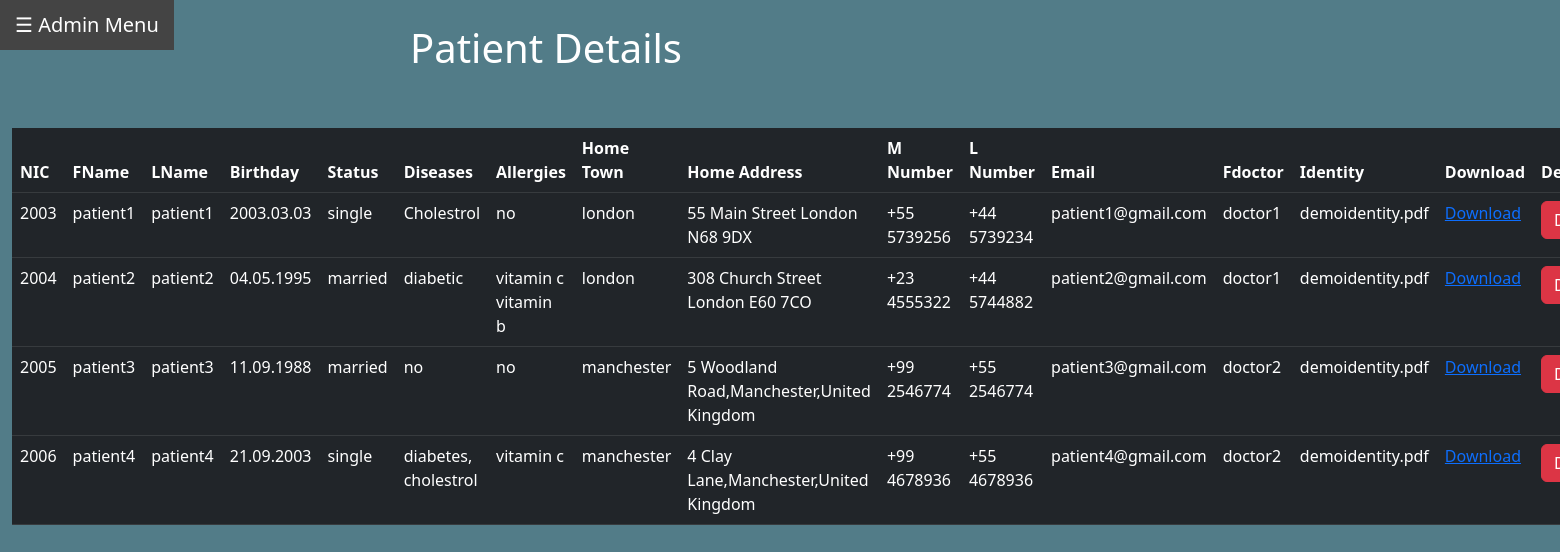
The page /project/patients.php (signed in) on the database its author committed.
### tables this page shows
CREATE TABLE `patients` (
  `NIC` int(11) NOT NULL,
  `Fname` varchar(255) NOT NULL,
  `Lname` varchar(255) NOT NULL,
  `Bday` varchar(255) NOT NULL,
  `MaritialStatus` varchar(255) NOT NULL,
  `Diseases` varchar(255) NOT NULL,
  `Allergies` varchar(255) NOT NULL,
  `HomeTown` varchar(255) NOT NULL,
  `HomeAddress` varchar(255) NOT NULL,
  `Pnumber` varchar(255) NOT NULL,
  `Lnumber` varchar(255) NOT NULL,
  `Email` varchar(255) NOT NULL,
  `Fdoctor` varchar(255) NOT NULL,
  `Identity` varchar(255) NOT NULL
);

### project/patientlogic.php (called while the page is built, shortened)
<?php
$conn = mysqli_connect('localhost', 'root', '', 'group44');
$sql = "SELECT * FROM `patients`";
$result = mysqli_query($conn, $sql);
$files = mysqli_fetch_all($result, MYSQLI_ASSOC);
?>

### project/patients.php (the view, shortened to what this page needs)
<?php include 'patientlogic.php';?>
<!DOCTYPE html>
<html lang="en">
<head>
    <link rel="stylesheet" href="patientregister.css">
    <link href="https://cdn.jsdelivr.net/npm/bootstrap@5.3.0-alpha3/dist/css/bootstrap.min.css" rel="stylesheet">
</head>
<body style="background-color:#527c88;color: #10217d;">
<div class="up"><button class="openbtn" onclick="openNav()">☰ Admin Menu</button> </div>
<br>
<div class="divL" style="margin-left: 0%;">
    <h1 align="center" style="color: white;">Patient Details</h1><br><br>
<div class="container">
<table class="table table-dark table-hover">
<thead>
<th  >NIC</th>
<th style="width:300px";>FName</th>
<th >LName</th>
<th >Birthday</th>
<th > Status</th>
<th >Diseases</th>
<th >Allergies</th>
<th >Home Town</th>
<th >Home Address</th>
<th >M Number</th>
<th>L Number</th>
<th >Email</th>
<th>Fdoctor</th>
<th >Identity</th>
<th >Download</th>
<th >Delete</th>
</thead>
<tbody>
  <?php foreach ($files as $file): ?>
    <tr>
      <td><?php echo $file['NIC']; ?></td>
      <td><?php echo $file['Fname']; ?></td>
      <td><?php echo $file['Lname']; ?></td>
      <td><?php echo $file['Bday']; ?></td>
      <td><?php echo $file['MaritialStatus']; ?></td>
      <td><?php echo $file['Diseases']; ?></td>
      <td><?php echo $file['Allergies']; ?></td>
      <td><?php echo $file['HomeTown']; ?></td>
      <td><?php echo $file['HomeAddress']; ?></td>
      <td><?php echo $file['Pnumber']; ?></td>
      <td><?php echo $file['Lnumber']; ?></td>
      <td><?php echo $file['Email']; ?></td>
      <td><?php echo $file['Fdoctor']; ?></td>
      <td><?php echo $file['Identity']; ?></td>
      <td><a href="patients.php?file_id=<?php echo $file['NIC'] ?>">Download</a></td>
      <td><a href="delete.php?NIC=<?php echo $file['NIC'] ?>" class = 'btn btn-danger'>Delete</a></td>
    </tr>
  <?php endforeach;?>
</tbody>
</table>
</div>
</div>
</body>
</html>

### project/patientregister.css (style rules this page uses)
.openbtn { font-size: 20px; cursor: pointer; background-color:#2e4450; color: white; padding: 10px 15px; border: none; position: fixed; }
.divL { width: 70%; height: 800px; float: left; margin-left: 15%; }
.up { width: 100%; float: left; }

### rows shown on the page
patients: NIC "2003", Fname "patient1", Lname "patient1", Bday "2003.03.03", MaritialStatus "single", Diseases "Cholestrol", Allergies "no", HomeTown "london", HomeAddress "55 Main Street London N68 9DX", Pnumber "+55 5739256", Lnumber "+44 5739234", Email "patient1@gmail.com", Fdoctor "doctor1", Identity "demoidentity.pdf"
patients: NIC "2004", Fname "patient2", Lname "patient2", Bday "04.05.1995", MaritialStatus "married", Diseases "diabetic", Allergies "vitamin c vitamin b", HomeTown "london", HomeAddress "308 Church Street London E60 7CO", Pnumber "+23 4555322", Lnumber "+44 5744882", Email "patient2@gmail.com", Fdoctor "doctor1", Identity "demoidentity.pdf"
patients: NIC "2005", Fname "patient3", Lname "patient3", Bday "11.09.1988", MaritialStatus "married", Diseases "no", Allergies "no", HomeTown "manchester", HomeAddress "5 Woodland Road,Manchester,United Kingdom", Pnumber "+99 2546774", Lnumber "+55 2546774", Email "patient3@gmail.com", Fdoctor "doctor2", Identity "demoidentity.pdf"
patients: NIC "2006", Fname "patient4", Lname "patient4", Bday "21.09.2003", MaritialStatus "single", Diseases "diabetes, cholestrol", Allergies "vitamin c", HomeTown "manchester", HomeAddress "4 Clay Lane,Manchester,United Kingdom", Pnumber "+99 4678936", Lnumber "+55 4678936", Email "patient4@gmail.com", Fdoctor "doctor2", Identity "demoidentity.pdf"
